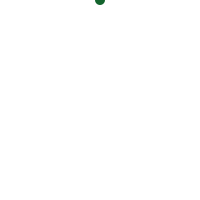
Frame 1 (no input)
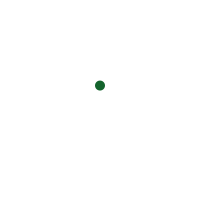
Frame 60 (the mouse pressed at the canvas centre just before this capture)
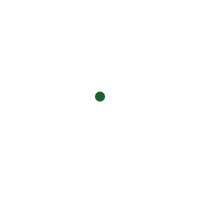
Frame 120 (the mouse held since frame 60 and released just before this capture)

The Processing sketch that drew these frames (run headless with seeded random() and noise(); from frame 60 on, the mouse is pressed at the canvas centre):

// Processing sketch: processing_58498
// ── processing_58498.pde

float x = 100; 
float y = 0; 
    float speed = 0; 
    float gravity = 0.05;
void setup() {
  size(200,200);
}
void draw() {
  background(255);
  fill(20,100,45);
noStroke();
ellipseMode(CENTER);
ellipse(x,y,10, 10);
y = y + speed;
speed = speed + gravity;
if (y > height) {
  speed = speed * -0.95;
}
}
